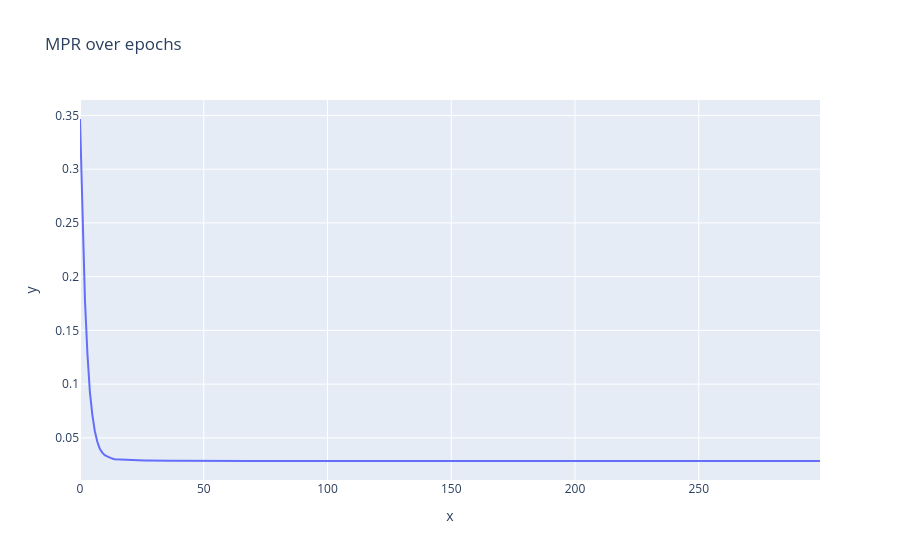
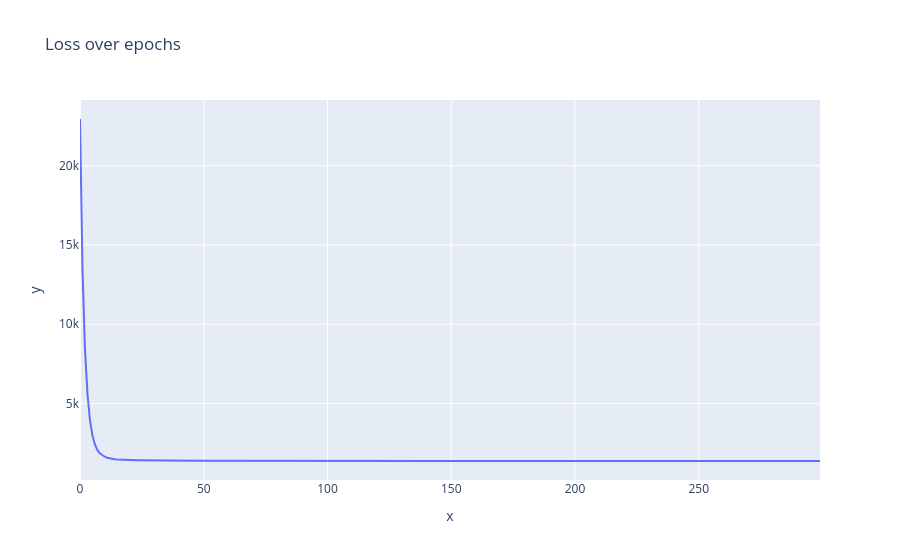

Write notebook code for charts like these, in order.
### Code cell
px.line(y=mprs, title="MPR over epochs").show()
px.line(y=losses, title="Loss over epochs").show()

### Figure 1 — Plotly figure (JSON) as saved in the notebook; plotly's stock layout.template omitted (floating-point values rounded to 4 significant figures; data arrays with more than 128 entries replaced by an {"elided": "..."} marker saying what was removed)
{"data": [{"hovertemplate": "x=%{x}<br>y=%{y}<extra></extra>", "legendgroup": "", "line": {"color": "#636efa", "dash": "solid"}, "marker": {"symbol": "circle"}, "mode": "lines", "name": "", "orientation": "v", "showlegend": false, "type": "scatter", "x": {"elided": "300 int values"}, "xaxis": "x", "y": {"elided": "300 float values"}, "yaxis": "y"}], "layout": {"legend": {"tracegroupgap": 0}, "title": {"text": "MPR over epochs"}, "xaxis": {"anchor": "y", "domain": [0, 1], "title": {"text": "x"}}, "yaxis": {"anchor": "x", "domain": [0, 1], "title": {"text": "y"}}}}

### Figure 2 — Plotly figure (JSON) as saved in the notebook; plotly's stock layout.template omitted (floating-point values rounded to 4 significant figures; data arrays with more than 128 entries replaced by an {"elided": "..."} marker saying what was removed)
{"data": [{"hovertemplate": "x=%{x}<br>y=%{y}<extra></extra>", "legendgroup": "", "line": {"color": "#636efa", "dash": "solid"}, "marker": {"symbol": "circle"}, "mode": "lines", "name": "", "orientation": "v", "showlegend": false, "type": "scatter", "x": {"elided": "300 int values"}, "xaxis": "x", "y": {"elided": "300 float values"}, "yaxis": "y"}], "layout": {"legend": {"tracegroupgap": 0}, "title": {"text": "Loss over epochs"}, "xaxis": {"anchor": "y", "domain": [0, 1], "title": {"text": "x"}}, "yaxis": {"anchor": "x", "domain": [0, 1], "title": {"text": "y"}}}}
